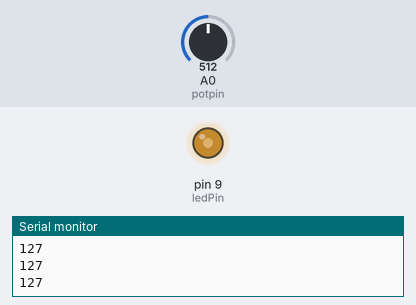
The sketch below on a simulated Arduino Uno, built with avr-gcc and run on an emulated ATmega328P. Shown: output pins drawn as LEDs (lit = HIGH), the last lines printed to the serial monitor. Inputs (shaded band) come from the test bench; at power-on: A0 (potpin) = 512.

Above: at 1.2 s.
1.3 s: A0 (potpin) set to 716
At 1.8 s:
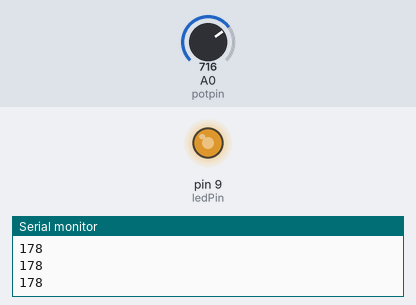
2.8 s: A0 (potpin) set to 900
At 4.0 s:
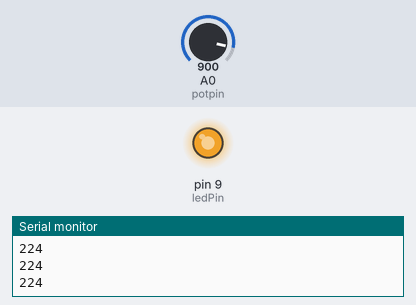
4.3 s: A0 (potpin) set to 122
At 5.3 s:
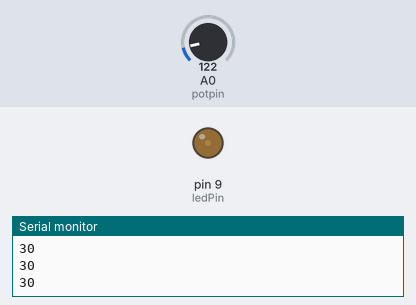
5.8 s: A0 (potpin) set to 0
At 6.4 s:
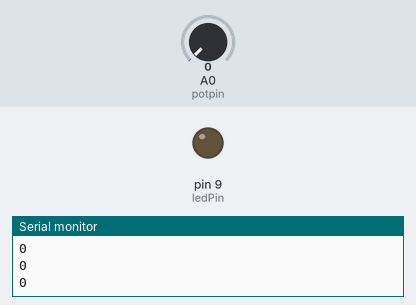
7.3 s: A0 (potpin) set to 511
At 7.6 s:
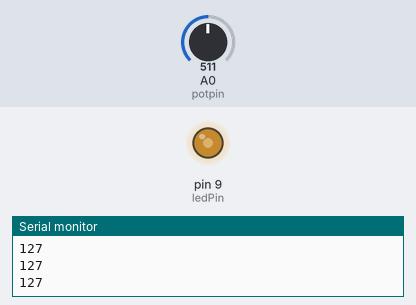
Timing chart, 0 to 9.8 s (numbered marks = the images above; inputs shaded):
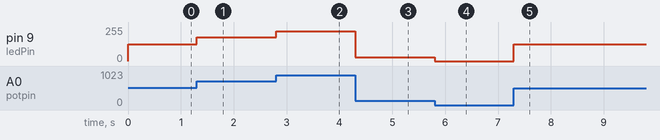

The sketch:

sketch_jul28a.ino
```cpp
int potpin = A0;
int ledPin = 9;
int readval;
int writeval;
void setup()
{
pinMode(potpin,INPUT);
pinMode(ledPin,OUTPUT);
Serial.begin(9600);
}

void loop()
{
 readval = analogRead(potpin);
 writeval = (255./1023.)*readval;
 analogWrite(ledPin,writeval);
 Serial.println(writeval);
}
```

Measured:
- after the input at 1.3 s, pin 9 (ledPin): 127/255 → 178/255 at once
- after the input at 2.8 s, pin 9 (ledPin): 178/255 → 224/255 at once
- after the input at 4.3 s, pin 9 (ledPin): 224/255 → 30/255 at once
- after the input at 5.8 s, pin 9 (ledPin): 30/255 → 0/255 at once
- after the input at 7.3 s, pin 9 (ledPin): 0/255 → 127/255 at once
